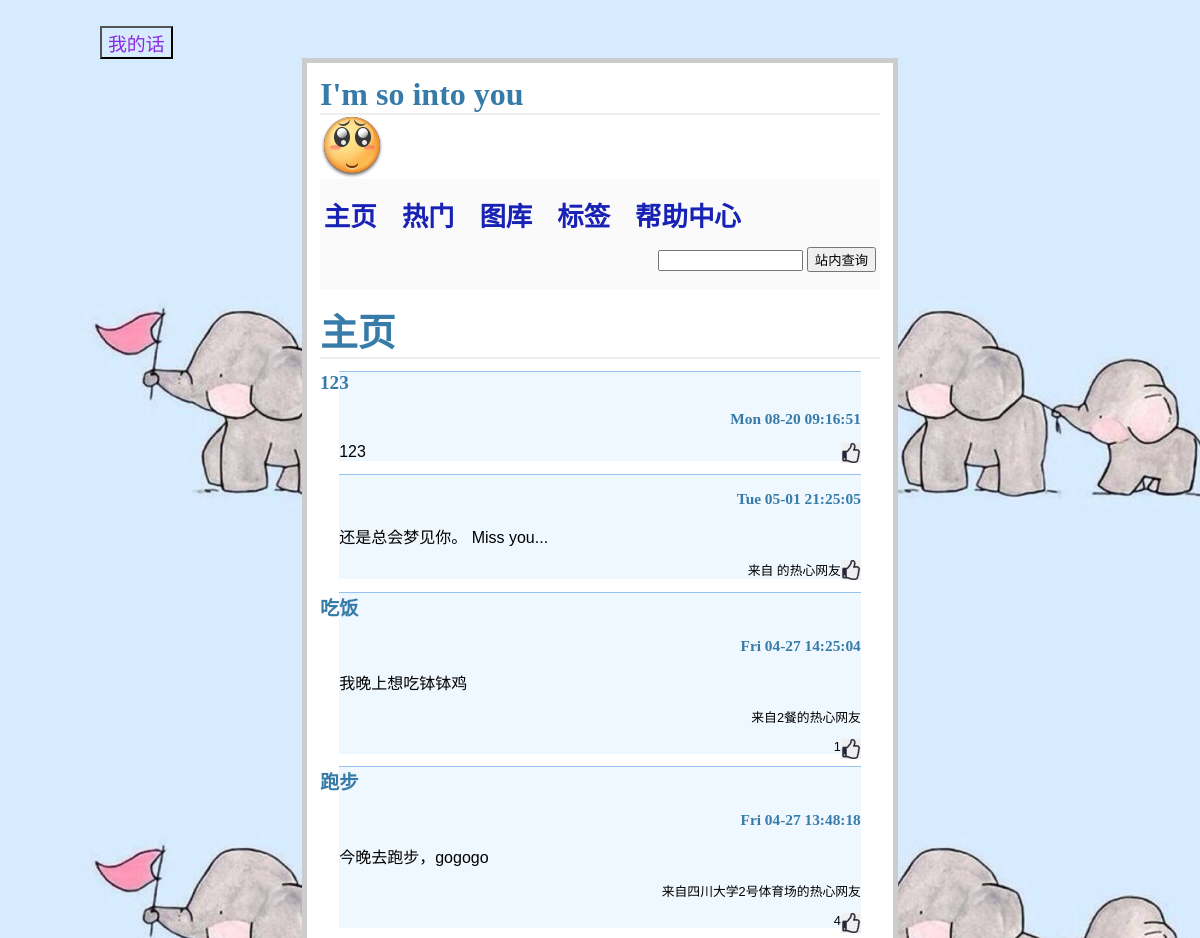
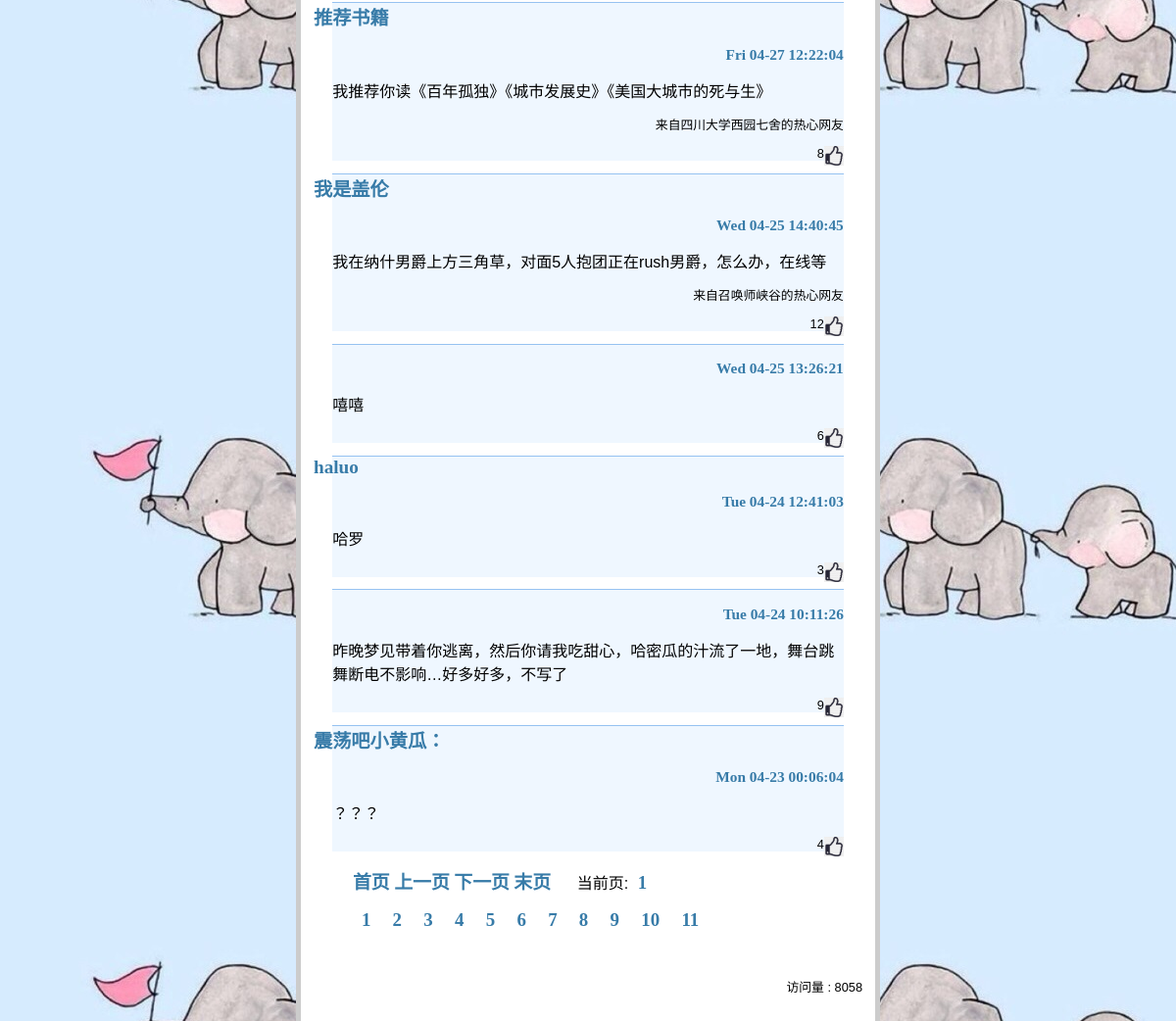
/index, run on the app's committed database (2 pictures, top to bottom).
### tables this page shows
CREATE TABLE entries (id integer PRIMARY KEY AUTOINCREMENT, title string NOT NULL, text string NOT NULL, time STRING, up INTEGER DEFAULT (0), area STRING, flag STRING);

CREATE TABLE number (num INT PRIMARY KEY);

### flaskr.py (the view, shortened to what this page needs)
@app.route('/index',methods=['GET', 'POST'])
def show_entries():
    cur = g.db.execute('select title, text, time, up, id,area,flag from entries order by id desc limit 10')
    data = g.db.execute('select count(1) from entries')
    num = g.db.execute('update number set num = num +1')
    number = g.db.execute('select num from number')
    show_data = [dict(data=row[0]) for row in data.fetchall()]
    show_num = [dict(num=row[0]) for row in number.fetchall()]
    entries = [dict(title=row[0], text=row[1], time=row[2],up=row[3],id=row[4],area=row[5],flag=row[6]) for row in cur.fetchall()]
    g.db.commit()
    return render_template('show_entries.html', entries=entries , num=show_num[0]['num'],data=int(show_data[0]['data']/10),next=10)

### flaskr.py (called while the page is built)
def connect_db():
    return sqlite3.connect(app.config['DATABASE'])

@app.before_request
def before_request():
    g.db = connect_db()

@app.teardown_request
def teardown_request(exception):
    g.db.close()

### templates/show_entries.html (shortened to what this page needs)
﻿{% extends "layout.html" %}
{% block body %}
<h1 style="font-weight: bold;font-size:1cm;font-family:YouYuan;">主页</h1>
  <ul class=entries>
  {% for entry in entries %}
 <li style='border-top:0.1px solid #96c2f1;background:#eff7ff'><h2>{{ entry.title }}
    {% if entry.time %}
      <p style='font-size:0.8em;text-align: right ;'>{{ entry.time }}</p></h2>
    {% endif %}</h2>
    {{ entry.text|safe }}
    {% if entry.area %}
      <p style='font-size:0.8em;text-align:right'>来自{{ entry.area }}的热心网友</h2>
    {% endif %}
    {% if entry.up %}
      <p style='font-size:0.8em;text-align:right'>{{ entry.up }}</h2>
    {% endif %}</h2>
    <a style="float: right;" href='./up/{{entry.id}}'><img src='./static/up.jpg' style='width:20px;height:20px;'></img></a>
  {% else %}
    <li><em>查询不到相关内容</em>
  {% endfor %}
</ul>
{% if next %}
<ul class="pagination pagination-lg">
    <a style="font-weight:bold;font-family:YouYuan;text-decoration:none;font-size: 0.5cm;" href="/index">首页</a>
    <a class="active" style="font-weight:bold;font-family:YouYuan;text-decoration:none;font-size: 0.5cm;" href="./{{previous}}">上一页</a>
    <a class="active" style="font-weight:bold;font-family:YouYuan;text-decoration:none;font-size: 0.5cm;" href="./{{next}}">下一页</a>
    <a class="active" style="font-weight:bold;font-family:YouYuan;text-decoration:none;font-size: 0.5cm;" href="./{{data}}0">末页</a>
    &nbsp&nbsp&nbsp&nbsp
    当前页:<a class="active" style="font-weight:bold;font-family:YouYuan;text-decoration:none;font-size: 0.5cm;" >&nbsp&nbsp{{next//10}}</a>
    <p>
      {% for index in range(0,data+1) %}
         <a>&nbsp</a>
      <a style="text-align: left;font-weight:bold;font-family:YouYuan;text-decoration:none;font-size: 0.5cm;" href="{{index}}0">{{index+1}}</a>
         <a>&nbsp</a>
    {% endfor %}
  </p>
</ul>
{% endif %}
    <br>
    <p style='font-size:0.8em;text-align:right'> 访问量 : {{num}}
{% endblock %}

### static/style.css (style rules this page uses)
body { font-family: sans-serif; background: #eee; }
a, h1, h2 { color: #377BA8; }
h1, h2 { font-family: 'Georgia', serif; margin: 0; }
h1 { border-bottom: 2px solid #eee; }
h2 { font-size: 1.2em; }
.entries { list-style: none; margin: 0; padding: 0; }
.entries li { margin: 0.8em 1.2em; }
.entries li h2 { margin-left: -1em; }

### data on the page
entries: title "123", time "Mon 08-20 09:16:51", text "123"
entries: time "Tue 05-01 21:25:05", text "还是总会梦见你。 Miss you..."
entries: title "吃饭", time "Fri 04-27 14:25:04", text "我晚上想吃钵钵鸡", area "2餐", up "1"
entries: title "跑步", time "Fri 04-27 13:48:18", text "今晚去跑步，gogogo", area "四川大学2号体育场", up "4"
entries: title "推荐书籍", time "Fri 04-27 12:22:04", text "我推荐你读《百年孤独》《城市发展史》《美国大城市的死与生》", area "四川大学西园七舍", up "8"
entries: title "我是盖伦", time "Wed 04-25 14:40:45", text "我在纳什男爵上方三角草，对面5人抱团正在rush男爵，怎么办，在线等", area "召唤师峡谷", up "12"
entries: time "Wed 04-25 13:26:21", text "嘻嘻", up "6"
entries: title "haluo", time "Tue 04-24 12:41:03", text "哈罗", up "3"
entries: time "Tue 04-24 10:11:26", text "昨晚梦见带着你逃离，然后你请我吃甜心，哈密瓜的汁流了一地，舞台跳舞断电不影响…好多好多，不写了", up "9"
entries: title "震荡吧小黄瓜：", time "Mon 04-23 00:06:04", text "？？？", up "4"
number: num "8058"

### other printed values
{{ next//10 }} "1"
{{ index+1 }} "1" "2" "3" "4" "5" "6" "7" "8" "9" "10" "11"
